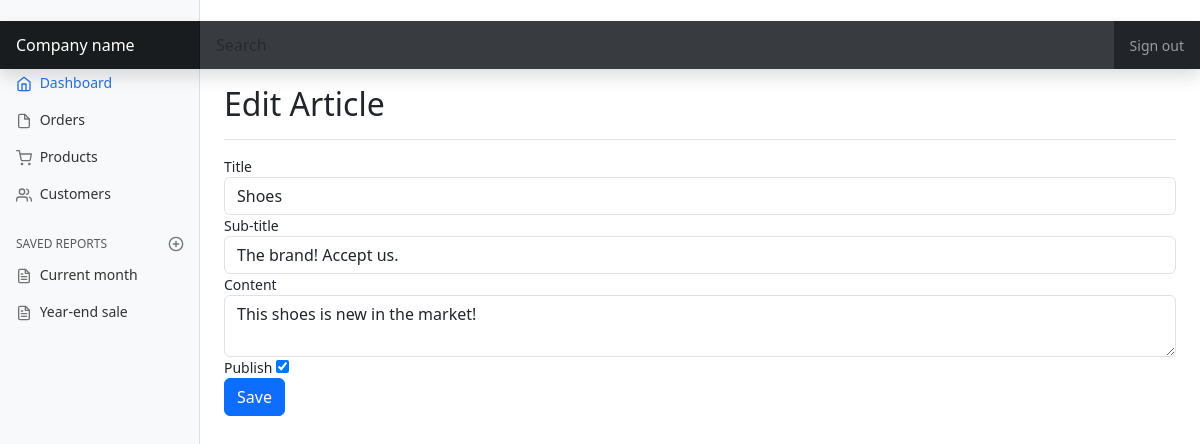
/admin/?page=article&action=edit&id=1 (signed in), run on the app's committed database.
### tables this page shows
CREATE TABLE `tbl_article` (
  `id` int(20) NOT NULL,
  `filename` varchar(100) NOT NULL,
  `title` text NOT NULL,
  `sub_title` text NOT NULL,
  `content` text NOT NULL,
  `created_date` datetime DEFAULT current_timestamp(),
  `publish` tinyint(1) NOT NULL,
  `updated_date` datetime DEFAULT current_timestamp()
);

### admin/article/edit.php (the view, shortened to what this page needs)
<?php
$id = $_GET['id'];
$sql = "SELECT id, title,sub_title, content, publish FROM tbl_article WHERE id = $id";
$result = $conn->query($sql);
$row = $result->fetch_assoc();
?>
<div class="d-flex justify-content-between flex-wrap flex-md-nowrap align-items-center pt-3 pb-2 mb-3 border-bottom">
    <h1 class="h2">Edit Article</h1>
</div>
<form method="post" action="">
    <div class="form-group">
        <label>Title</label>
        <input type="text" class="form-control" required name="title" value="<?php echo $row['title']; ?>"/>
    </div>
    <div class="form-group">
        <label>Sub-title</label>
        <input type="text" class="form-control" required name="sub_title" value="<?php echo $row['sub_title']; ?>"/>
    </div>
    <div class="form-group">
        <label>Content</label>
        <textarea class="form-control" required name="content"><?php echo $row['content']; ?></textarea>
    </div>
    <div class="form-group">
        <label>Publish</label>
        <input type="checkbox" name="publish" <?php echo $row['publish'] == 1 ? 'checked' : '' ?> />
    </div>
    <div class="form-group">
        <input type="submit" name="submit" value="Save" class="btn btn-primary"/>
    </div>
</form>

### admin/design/dashboard.css (style rules this page uses)
body { font-size: .875rem; }

### data on the page
tbl_article: title "Shoes", sub_title "The brand! Accept us.", content "This shoes is new in the market!", publish "☑"
